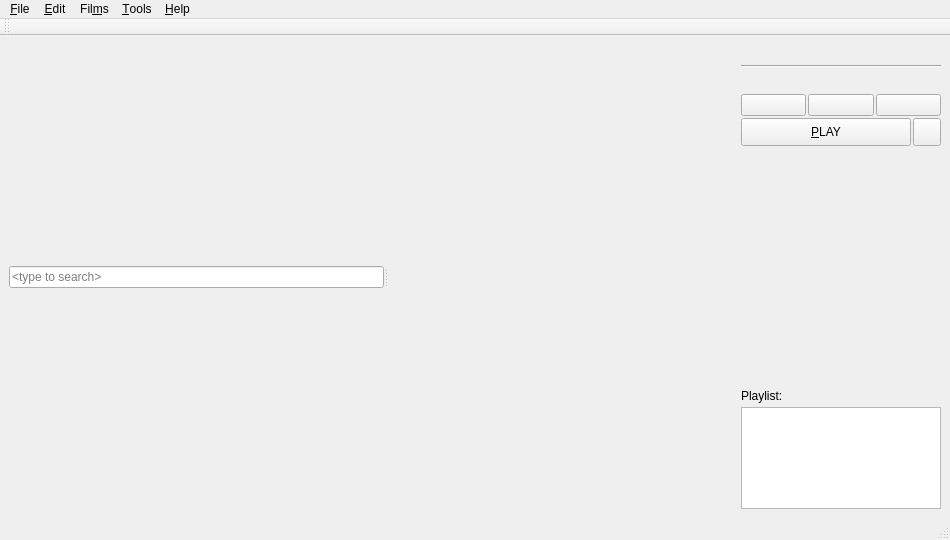
<?xml version="1.0" encoding="UTF-8"?>
<ui version="4.0">
 <class>MainWindow</class>
 <widget class="QMainWindow" name="MainWindow">
  <property name="geometry">
   <rect>
    <x>0</x>
    <y>0</y>
    <width>950</width>
    <height>540</height>
   </rect>
  </property>
  <property name="minimumSize">
   <size>
    <width>950</width>
    <height>500</height>
   </size>
  </property>
  <property name="windowTitle">
   <string notr="true"/>
  </property>
  <property name="windowIcon">
   <iconset resource="icons.qrc">
    <normaloff>:/window/main</normaloff>:/window/main</iconset>
  </property>
  <widget class="QWidget" name="centralwidget">
   <layout class="QHBoxLayout" name="layoutMain">
    <item>
     <widget class="QSplitter" name="mainSplitter">
      <property name="orientation">
       <enum>Qt::Horizontal</enum>
      </property>
      <widget class="QWidget" name="layoutWidget">
       <layout class="QVBoxLayout" name="vlLeft" stretch="0">
        <property name="sizeConstraint">
         <enum>QLayout::SetDefaultConstraint</enum>
        </property>
        <item>
         <widget class="SearchEdit" name="eFilter">
          <property name="minimumSize">
           <size>
            <width>0</width>
            <height>0</height>
           </size>
          </property>
          <property name="toolTip">
           <string>Type keyword for filtering films list</string>
          </property>
          <property name="text">
           <string notr="true"/>
          </property>
          <property name="maxLength">
           <number>256</number>
          </property>
          <property name="frame">
           <bool>true</bool>
          </property>
          <property name="alignment">
           <set>Qt::AlignLeading|Qt::AlignLeft|Qt::AlignVCenter</set>
          </property>
          <property name="placeholderText">
           <string>&lt;type to search&gt;</string>
          </property>
          <property name="clearButtonEnabled">
           <bool>true</bool>
          </property>
         </widget>
        </item>
       </layout>
      </widget>
      <widget class="FilmInfoView" name="wFilmInfo" native="true"/>
     </widget>
    </item>
    <item>
     <widget class="QWidget" name="wRight" native="true">
      <property name="maximumSize">
       <size>
        <width>200</width>
        <height>16777215</height>
       </size>
      </property>
      <layout class="QVBoxLayout" name="verticalLayout_3">
       <property name="leftMargin">
        <number>0</number>
       </property>
       <property name="topMargin">
        <number>0</number>
       </property>
       <property name="rightMargin">
        <number>0</number>
       </property>
       <property name="bottomMargin">
        <number>0</number>
       </property>
       <item>
        <widget class="FilmPosterView" name="lFilmPoster">
         <property name="text">
          <string notr="true">&lt;poster&gt;</string>
         </property>
         <property name="alignment">
          <set>Qt::AlignCenter</set>
         </property>
        </widget>
       </item>
       <item>
        <widget class="Line" name="linePoster">
         <property name="orientation">
          <enum>Qt::Horizontal</enum>
         </property>
        </widget>
       </item>
       <item>
        <widget class="FilmTechInfoView" name="lTechInformation">
         <property name="text">
          <string notr="true">&lt;tech_info&gt;</string>
         </property>
         <property name="alignment">
          <set>Qt::AlignCenter</set>
         </property>
         <property name="wordWrap">
          <bool>true</bool>
         </property>
        </widget>
       </item>
       <item>
        <layout class="QVBoxLayout" name="vlAllButtons">
         <property name="spacing">
          <number>2</number>
         </property>
         <item>
          <layout class="QHBoxLayout" name="hlOptionsButtons">
           <property name="spacing">
            <number>2</number>
           </property>
           <item>
            <widget class="QPushButton" name="bViewed">
             <property name="toolTip">
              <string>Is viewed</string>
             </property>
             <property name="text">
              <string notr="true"/>
             </property>
             <property name="icon">
              <iconset resource="icons.qrc">
               <normaloff>:/action/viewed</normaloff>:/action/viewed</iconset>
             </property>
             <property name="iconSize">
              <size>
               <width>20</width>
               <height>20</height>
              </size>
             </property>
             <property name="checkable">
              <bool>true</bool>
             </property>
            </widget>
           </item>
           <item>
            <widget class="QPushButton" name="bFavourite">
             <property name="toolTip">
              <string>Is added to favourites</string>
             </property>
             <property name="text">
              <string notr="true"/>
             </property>
             <property name="icon">
              <iconset resource="icons.qrc">
               <normaloff>:/action/favourite</normaloff>:/action/favourite</iconset>
             </property>
             <property name="iconSize">
              <size>
               <width>20</width>
               <height>20</height>
              </size>
             </property>
             <property name="checkable">
              <bool>true</bool>
             </property>
            </widget>
           </item>
           <item>
            <widget class="QPushButton" name="bTechInformation">
             <property name="toolTip">
              <string>Show technical information</string>
             </property>
             <property name="text">
              <string notr="true"/>
             </property>
             <property name="icon">
              <iconset resource="icons.qrc">
               <normaloff>:/window/about</normaloff>:/window/about</iconset>
             </property>
             <property name="iconSize">
              <size>
               <width>20</width>
               <height>20</height>
              </size>
             </property>
             <property name="autoDefault">
              <bool>false</bool>
             </property>
             <property name="default">
              <bool>false</bool>
             </property>
             <property name="flat">
              <bool>false</bool>
             </property>
            </widget>
           </item>
          </layout>
         </item>
         <item>
          <layout class="QHBoxLayout" name="hlPlayOrList" stretch="1,0">
           <property name="spacing">
            <number>2</number>
           </property>
           <item>
            <widget class="QPushButton" name="bPlay">
             <property name="minimumSize">
              <size>
               <width>0</width>
               <height>28</height>
              </size>
             </property>
             <property name="maximumSize">
              <size>
               <width>16777215</width>
               <height>28</height>
              </size>
             </property>
             <property name="toolTip">
              <string>Play film or playlist</string>
             </property>
             <property name="text">
              <string>&amp;PLAY</string>
             </property>
             <property name="icon">
              <iconset resource="icons.qrc">
               <normaloff>:/action/play</normaloff>:/action/play</iconset>
             </property>
             <property name="iconSize">
              <size>
               <width>16</width>
               <height>16</height>
              </size>
             </property>
            </widget>
           </item>
           <item>
            <widget class="QPushButton" name="bAddToPlaylist">
             <property name="minimumSize">
              <size>
               <width>28</width>
               <height>28</height>
              </size>
             </property>
             <property name="maximumSize">
              <size>
               <width>28</width>
               <height>28</height>
              </size>
             </property>
             <property name="toolTip">
              <string>Add to playlist</string>
             </property>
             <property name="icon">
              <iconset resource="icons.qrc">
               <normaloff>:/action/add-to-list</normaloff>:/action/add-to-list</iconset>
             </property>
             <property name="iconSize">
              <size>
               <width>16</width>
               <height>16</height>
              </size>
             </property>
            </widget>
           </item>
          </layout>
         </item>
        </layout>
       </item>
       <item>
        <spacer name="vsRight">
         <property name="orientation">
          <enum>Qt::Vertical</enum>
         </property>
         <property name="sizeHint" stdset="0">
          <size>
           <width>18</width>
           <height>38</height>
          </size>
         </property>
        </spacer>
       </item>
       <item>
        <widget class="QWidget" name="wPlaylist" native="true">
         <property name="maximumSize">
          <size>
           <width>16777215</width>
           <height>120</height>
          </size>
         </property>
         <layout class="QVBoxLayout" name="verticalLayout_2">
          <property name="spacing">
           <number>4</number>
          </property>
          <property name="leftMargin">
           <number>0</number>
          </property>
          <property name="topMargin">
           <number>0</number>
          </property>
          <property name="rightMargin">
           <number>0</number>
          </property>
          <property name="bottomMargin">
           <number>0</number>
          </property>
          <item>
           <widget class="QLabel" name="labelPlaylist">
            <property name="text">
             <string>Playlist:</string>
            </property>
           </widget>
          </item>
          <item>
           <widget class="PlayListWidget" name="lwPlaylist">
            <property name="horizontalScrollBarPolicy">
             <enum>Qt::ScrollBarAlwaysOff</enum>
            </property>
            <property name="verticalScrollMode">
             <enum>QAbstractItemView::ScrollPerPixel</enum>
            </property>
            <property name="horizontalScrollMode">
             <enum>QAbstractItemView::ScrollPerPixel</enum>
            </property>
           </widget>
          </item>
         </layout>
        </widget>
       </item>
      </layout>
     </widget>
    </item>
   </layout>
  </widget>
  <widget class="QMenuBar" name="menubar">
   <property name="geometry">
    <rect>
     <x>0</x>
     <y>0</y>
     <width>950</width>
     <height>25</height>
    </rect>
   </property>
   <property name="contextMenuPolicy">
    <enum>Qt::PreventContextMenu</enum>
   </property>
   <widget class="QMenu" name="menu_File">
    <property name="title">
     <string>&amp;File</string>
    </property>
    <addaction name="actionExit"/>
   </widget>
   <widget class="QMenu" name="menu_Help">
    <property name="title">
     <string>&amp;Help</string>
    </property>
    <addaction name="actionAboutQt"/>
    <addaction name="actionAbout"/>
   </widget>
   <widget class="QMenu" name="menu_Edit">
    <property name="title">
     <string>&amp;Edit</string>
    </property>
    <addaction name="actionShowFullscreen"/>
    <addaction name="actionShowToolbar"/>
    <addaction name="actionShowStatusbar"/>
    <addaction name="separator"/>
    <addaction name="actionSettings"/>
   </widget>
   <widget class="QMenu" name="menu_Films">
    <property name="title">
     <string>Fil&amp;ms</string>
    </property>
    <addaction name="actionAdd"/>
    <addaction name="actionEdit"/>
    <addaction name="actionRemove"/>
    <addaction name="separator"/>
    <addaction name="actionRandom"/>
    <addaction name="actionSearch"/>
   </widget>
   <widget class="QMenu" name="menu_Tools">
    <property name="title">
     <string>&amp;Tools</string>
    </property>
    <addaction name="actionFilmScanner"/>
    <addaction name="actionMovedFilms"/>
    <addaction name="separator"/>
    <addaction name="actionStatistics"/>
   </widget>
   <addaction name="menu_File"/>
   <addaction name="menu_Edit"/>
   <addaction name="menu_Films"/>
   <addaction name="menu_Tools"/>
   <addaction name="menu_Help"/>
  </widget>
  <widget class="ToolBar" name="toolbar">
   <property name="enabled">
    <bool>true</bool>
   </property>
   <attribute name="toolBarArea">
    <enum>TopToolBarArea</enum>
   </attribute>
   <attribute name="toolBarBreak">
    <bool>false</bool>
   </attribute>
  </widget>
  <widget class="StatusBar" name="statusbar"/>
  <action name="actionExit">
   <property name="icon">
    <iconset resource="icons.qrc">
     <normaloff>:/action/exit</normaloff>:/action/exit</iconset>
   </property>
   <property name="text">
    <string>E&amp;xit</string>
   </property>
   <property name="statusTip">
    <string>Exit the program and save all data</string>
   </property>
  </action>
  <action name="actionAbout">
   <property name="icon">
    <iconset resource="icons.qrc">
     <normaloff>:/window/about</normaloff>:/window/about</iconset>
   </property>
   <property name="text">
    <string>&amp;About...</string>
   </property>
  </action>
  <action name="actionShowToolbar">
   <property name="checkable">
    <bool>true</bool>
   </property>
   <property name="checked">
    <bool>true</bool>
   </property>
   <property name="text">
    <string>Show toolbar</string>
   </property>
   <property name="statusTip">
    <string>Show or hide the toolbar</string>
   </property>
  </action>
  <action name="actionSettings">
   <property name="icon">
    <iconset resource="icons.qrc">
     <normaloff>:/window/settings</normaloff>:/window/settings</iconset>
   </property>
   <property name="text">
    <string>Settings...</string>
   </property>
  </action>
  <action name="actionAdd">
   <property name="icon">
    <iconset resource="icons.qrc">
     <normaloff>:/tool/add</normaloff>:/tool/add</iconset>
   </property>
   <property name="text">
    <string>&amp;Add film...</string>
   </property>
  </action>
  <action name="actionEdit">
   <property name="icon">
    <iconset resource="icons.qrc">
     <normaloff>:/tool/edit</normaloff>:/tool/edit</iconset>
   </property>
   <property name="text">
    <string>Edit film...</string>
   </property>
  </action>
  <action name="actionRemove">
   <property name="icon">
    <iconset resource="icons.qrc">
     <normaloff>:/tool/delete</normaloff>:/tool/delete</iconset>
   </property>
   <property name="text">
    <string>Remove film</string>
   </property>
  </action>
  <action name="actionRandom">
   <property name="icon">
    <iconset resource="icons.qrc">
     <normaloff>:/tool/random</normaloff>:/tool/random</iconset>
   </property>
   <property name="text">
    <string>&amp;Random</string>
   </property>
  </action>
  <action name="actionSearch">
   <property name="icon">
    <iconset resource="icons.qrc">
     <normaloff>:/tool/find</normaloff>:/tool/find</iconset>
   </property>
   <property name="text">
    <string>&amp;Search...</string>
   </property>
  </action>
  <action name="actionAboutQt">
   <property name="icon">
    <iconset resource="icons.qrc">
     <normaloff>:/window/about-qt</normaloff>:/window/about-qt</iconset>
   </property>
   <property name="text">
    <string>About Qt...</string>
   </property>
  </action>
  <action name="actionFilmScanner">
   <property name="icon">
    <iconset resource="icons.qrc">
     <normaloff>:/window/film-scanner</normaloff>:/window/film-scanner</iconset>
   </property>
   <property name="text">
    <string>Film scanner</string>
   </property>
  </action>
  <action name="actionMovedFilms">
   <property name="icon">
    <iconset resource="icons.qrc">
     <normaloff>:/window/moved-films</normaloff>:/window/moved-films</iconset>
   </property>
   <property name="text">
    <string>Moved films</string>
   </property>
  </action>
  <action name="actionShowFullscreen">
   <property name="checkable">
    <bool>true</bool>
   </property>
   <property name="text">
    <string>Show fullscreen</string>
   </property>
  </action>
  <action name="actionStatistics">
   <property name="icon">
    <iconset resource="icons.qrc">
     <normaloff>:/window/film-statistic</normaloff>:/window/film-statistic</iconset>
   </property>
   <property name="text">
    <string>Statistics</string>
   </property>
  </action>
  <action name="actionShowStatusbar">
   <property name="checkable">
    <bool>true</bool>
   </property>
   <property name="checked">
    <bool>true</bool>
   </property>
   <property name="text">
    <string>Show statusbar</string>
   </property>
   <property name="statusTip">
    <string>Show or hide statusbar</string>
   </property>
  </action>
 </widget>
 <customwidgets>
  <customwidget>
   <class>ToolBar</class>
   <extends>QToolBar</extends>
   <header>toolbar.h</header>
  </customwidget>
  <customwidget>
   <class>StatusBar</class>
   <extends>QStatusBar</extends>
   <header>statusbar.h</header>
  </customwidget>
  <customwidget>
   <class>SearchEdit</class>
   <extends>QLineEdit</extends>
   <header>search/searchedit.h</header>
  </customwidget>
  <customwidget>
   <class>PlayListWidget</class>
   <extends>QListWidget</extends>
   <header>mainwindow/playlistwidget.h</header>
  </customwidget>
  <customwidget>
   <class>FilmInfoView</class>
   <extends>QWidget</extends>
   <header>filmsview/info/filminfoview.h</header>
   <container>1</container>
  </customwidget>
  <customwidget>
   <class>FilmTechInfoView</class>
   <extends>QLabel</extends>
   <header>filmsview/info/filmtechinfoview.h</header>
  </customwidget>
  <customwidget>
   <class>FilmPosterView</class>
   <extends>QLabel</extends>
   <header>filmsview/info/filmposterview.h</header>
  </customwidget>
 </customwidgets>
 <resources>
  <include location="icons.qrc"/>
 </resources>
 <connections>
  <connection>
   <sender>actionExit</sender>
   <signal>triggered()</signal>
   <receiver>MainWindow</receiver>
   <slot>close()</slot>
   <hints>
    <hint type="sourcelabel">
     <x>-1</x>
     <y>-1</y>
    </hint>
    <hint type="destinationlabel">
     <x>399</x>
     <y>249</y>
    </hint>
   </hints>
  </connection>
  <connection>
   <sender>actionShowToolbar</sender>
   <signal>triggered(bool)</signal>
   <receiver>toolbar</receiver>
   <slot>setVisible(bool)</slot>
   <hints>
    <hint type="sourcelabel">
     <x>-1</x>
     <y>-1</y>
    </hint>
    <hint type="destinationlabel">
     <x>399</x>
     <y>30</y>
    </hint>
   </hints>
  </connection>
  <connection>
   <sender>actionShowStatusbar</sender>
   <signal>triggered(bool)</signal>
   <receiver>statusbar</receiver>
   <slot>setVisible(bool)</slot>
   <hints>
    <hint type="sourcelabel">
     <x>-1</x>
     <y>-1</y>
    </hint>
    <hint type="destinationlabel">
     <x>474</x>
     <y>528</y>
    </hint>
   </hints>
  </connection>
 </connections>
</ui>
